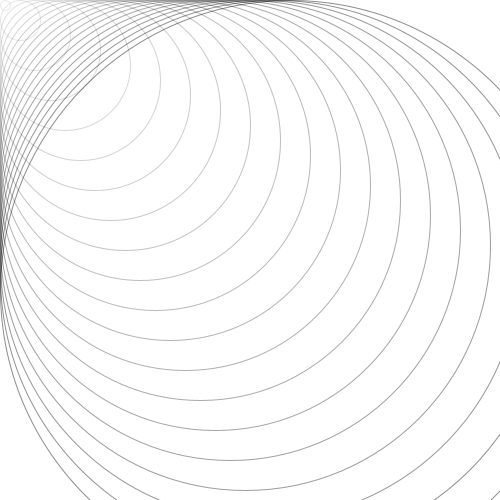
Frame 1 (no input)
Frame 60 (the mouse pressed at the canvas centre just before this capture): identical to frame 1, image omitted
Frame 120 (the mouse held since frame 60 and released just before this capture): identical to frame 1, image omitted

The Processing sketch that drew this single still picture (run headless with seeded random() and noise(); from frame 60 on, the mouse is pressed at the canvas centre):

// Processing sketch: processing_31793
// ── processing_31793.pde

int xPos = 0;
int yPos = 0;
int shapeSize = 10;
int count = 0;
int trans = 100;
int trans2 = 20;

void setup(){
  size(500, 500);
  background(255);
 
  smooth();
  noFill();
  ellipseMode(CORNER);
  frameRate(10);
}

void draw(){
  
  while (count<20){
     stroke(0,trans2);
    ellipse (xPos,yPos,shapeSize,shapeSize);
    stroke(77,218,255,trans);
    
    shapeSize = shapeSize+30;
    trans = trans - 7;
    trans2 = trans2 + 5;
    count++;
  }
  xPos = xPos + 100;
  shapeSize = 10;

  
  if(xPos>500){
    xPos = xPos + 15;
    yPos = yPos + 70;
    xPos = 0;
    
  }
  if(yPos>500){
    xPos=0;
    yPos=0;
  }

}
